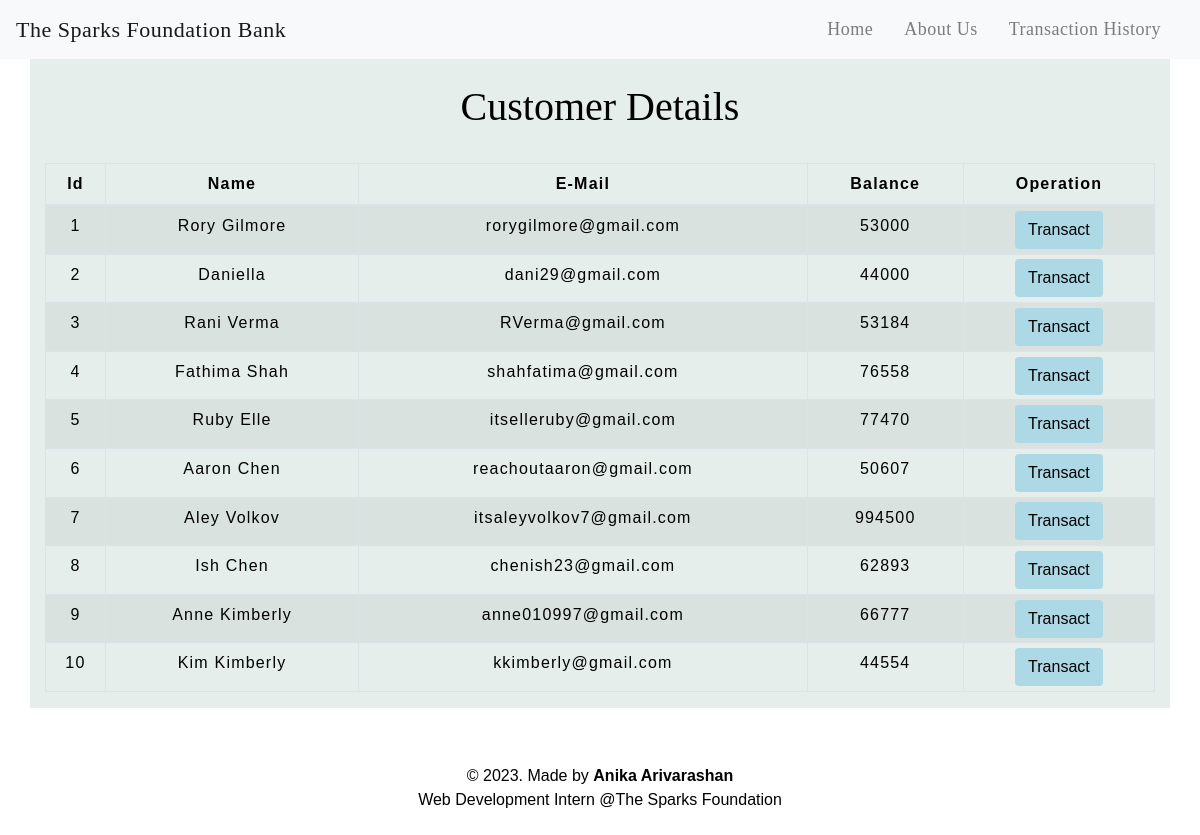
The page /customerdets.php on the database its author committed.
### tables this page shows
CREATE TABLE `user` (
  `id` int(3) NOT NULL,
  `name` text NOT NULL,
  `email` varchar(30) NOT NULL,
  `balance` int(8) NOT NULL
);

### customerdets.php (the view, shortened to what this page needs)
<!DOCTYPE html>
<html lang="en">
<head>
    <link rel="stylesheet" href="https://maxcdn.bootstrapcdn.com/bootstrap/4.0.0/css/bootstrap.min.css">
    <link rel="stylesheet" type="text/css" href="css/table.css">
    <link rel="stylesheet" type="text/css" href="css/navbar.css">
    <link rel="stylesheet" type="text/css" href="css/body.css">
</head>
<body>
<?php
    include 'config.php';
    $sql = "SELECT * FROM user";
    $result = mysqli_query($conn,$sql);
?>
<?php
  include 'navbar.php';
?>
<div class="container" style="background-color: #E5EEEA; color:black; font-family:'Libre Baskerville',serif">
        <h2 class="text-center pt-4">Customer Details</h2>
        <br>
            <div class="row">
                <div class="col">
                    <div class="table-responsive-sm">
                    <table class="table table-hover table-sm table-striped table-condensed table-bordered">
                        <thead>
                            <tr>
                            <th scope="col" class="text-center py-2">Id</th>
                            <th scope="col" class="text-center py-2">Name</th>
                            <th scope="col" class="text-center py-2">E-Mail</th>
                            <th scope="col" class="text-center py-2">Balance</th>
                            <th scope="col" class="text-center py-2">Operation</th>
                            </tr>
                        </thead>
                        <tbody>
                <?php
                    while($rows=mysqli_fetch_assoc($result)){
                ?>
                    <tr>
                        <td class="py-2"><?php echo $rows['id'] ?></td>
                        <td class="py-2"><?php echo $rows['name']?></td>
                        <td class="py-2"><?php echo $rows['email']?></td>
                        <td class="py-2"><?php echo $rows['balance']?></td>
                        <td><a href="transaction.php?id= <?php echo $rows['id'] ;?>"> <button type="button" class="btn">Transact</button></a></td>
                    </tr>
                <?php
                    }
                ?>
                        </tbody>
                    </table>
                    </div>
                </div>
            </div>
         </div>
         <footer class="text-center mt-5 py-2">
            <p style="color:black">&copy 2023. Made by <b>Anika Arivarashan</b> <br>Web Development Intern @The Sparks Foundation</p>
        </footer>
    </body>
</html>

### navbar.php (shortened to what this page needs)
<nav class="navbar navbar-expand-lg navbar-light bg-light shadow sticky-top">
<a class="navbar-brand" href="index.php">The Sparks Foundation Bank</a>
<div class="collapse navbar-collapse" id="collapsibleNavbar">
      <ul class="navbar-nav ml-auto">
        <li class="nav-item">
          <a class="nav-link" href="index.php">Home</a>
        </li>
        <li class = "nav-item">
          <a class = "nav-link" href="aboutus.php">About Us</a>
        </li>
        <li class="nav-item">
          <a class="nav-link" href="transactionhistory.php">Transaction History</a>
        </li>
    </div>
 </nav>

### css/table.css (style rules this page uses)
* { padding: 0; margin: 0; box-sizing: border-box; font-family: sans-serif; }
h2 { font-size: 40px; }
table { letter-spacing: 1.2px; }
td { text-align: center; }
button { border:none; background: #d9d9d9; transition: 1s; }

### css/navbar.css (style rules this page uses)
.nav-link { margin-right: 15px; color: #d4d4d4; letter-spacing: 0.5px; transition: 0.5s; font-family:'Libre Baskerville',serif; font-size:18px; }
.navbar-brand { color: #66b8d4; letter-spacing: 0.5px; font-family:'Libre Baskerville',serif; font-size: 22px; font-style: bold; }

### css/body.css (style rules this page uses)
body { background-image: url('https://images.pexels.com/photos/5632397/pexels-photo-5632397.jpeg?auto=compress&cs=tinysrgb&w=1260&h=750&dpr=2'); color: beige; height: 400px; background-position: center; background-repeat: no-repeat; background-size: cover; position: relative; }

### customerdets.php (style rules this page uses)
button { transition: 1.5s; background: lightblue; }

### rows shown on the page
user: id "1", name "Rory Gilmore", email "rorygilmore@gmail.com", balance "53000"
user: id "2", name "Daniella", email "dani29@gmail.com", balance "44000"
user: id "3", name "Rani Verma", email "RVerma@gmail.com", balance "53184"
user: id "4", name "Fathima Shah", email "shahfatima@gmail.com", balance "76558"
user: id "5", name "Ruby Elle", email "itselleruby@gmail.com", balance "77470"
user: id "6", name "Aaron Chen", email "reachoutaaron@gmail.com", balance "50607"
user: id "7", name "Aley Volkov", email "itsaleyvolkov7@gmail.com", balance "994500"
user: id "8", name "Ish Chen", email "chenish23@gmail.com", balance "62893"
user: id "9", name "Anne Kimberly", email "anne010997@gmail.com", balance "66777"
user: id "10", name "Kim Kimberly", email "kkimberly@gmail.com", balance "44554"
